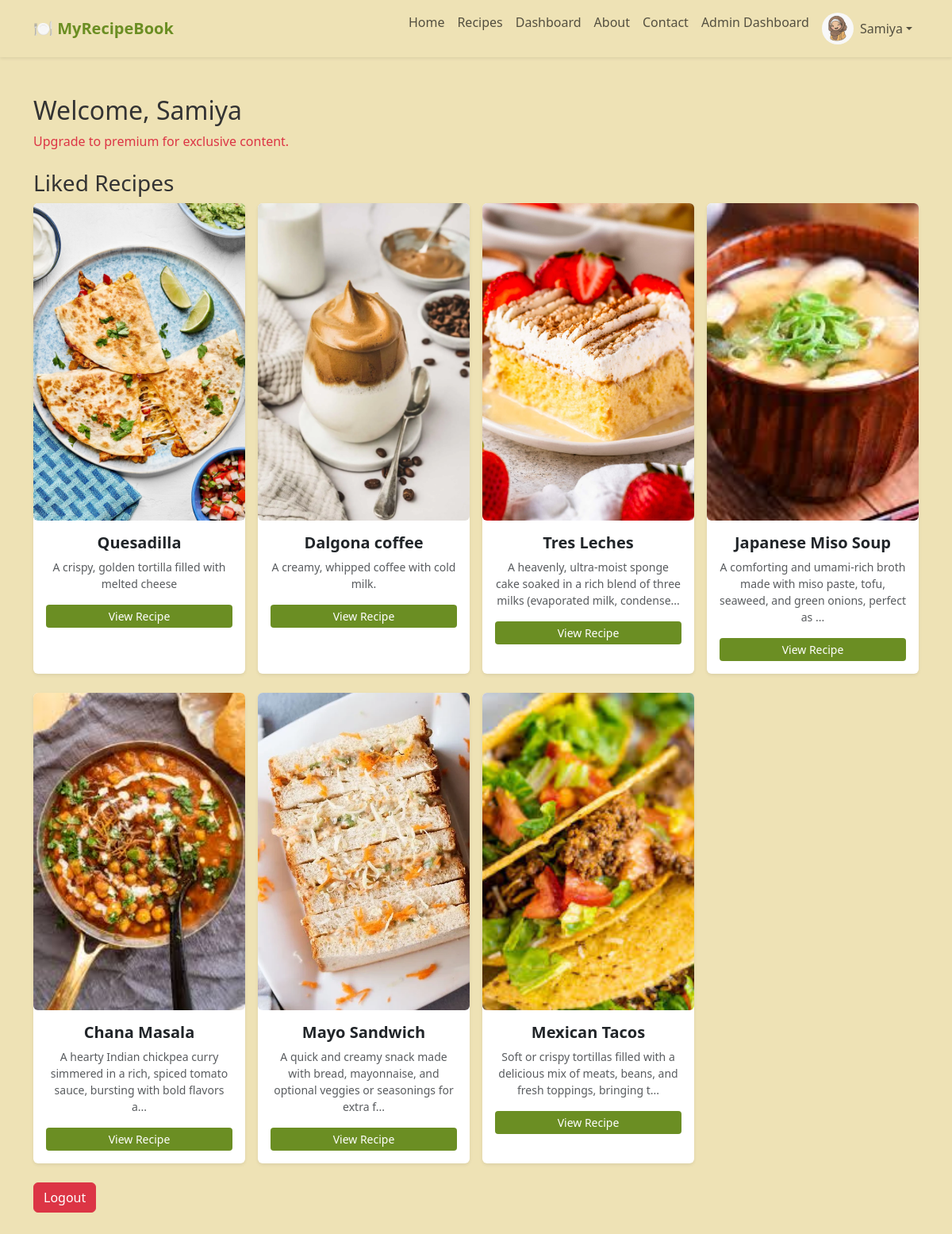
The page /dashboard (signed in) on the database its author committed.
### app/models.py (models this page shows, shortened)
class User(db.Model, UserMixin):
    id = db.Column(db.Integer, primary_key=True)
    username = db.Column(db.String(50), unique=True, nullable=False)
    name = db.Column(db.String(100))
    email = db.Column(db.String(100), unique=True, nullable=False)
    profile_photo = db.Column(db.String(255))  # Store image path
    password_hash = db.Column(db.String(255), nullable=False)
    is_premium = db.Column(db.Boolean, default=False)  # For premium users
    is_admin=db.Column(db.Boolean, default=False)
    liked_recipes = db.relationship('Recipe', secondary='like', backref='liked_by')

class Recipe(db.Model):
    id = db.Column(db.Integer, primary_key=True)
    title = db.Column(db.String(255), nullable=False)
    tags = db.Column(db.String(255))
    ingredients = db.Column(db.Text, nullable=False)
    instructions = db.Column(db.Text, nullable=True)
    description = db.Column(db.String(500), nullable=True)
    image_path = db.Column(db.String(255))  # Stores relative path
    video_path = db.Column(db.String(255))  # Stores relative path
    is_premium = db.Column(db.Boolean, default=False)  # New column
    likes = db.relationship('Like', backref='recipe', lazy=True)
    ratings = db.relationship('Rating', backref='recipe', lazy=True)
    comments = db.relationship('Comment', backref='recipe', lazy=True)

### app/routes.py (the view)
@bp.route("/dashboard")
@login_required
def user_dashboard():
    liked_recipes = current_user.liked_recipes  # Get all liked recipes for the user
    return render_template('user_dashboard.html', liked_recipes=liked_recipes)

### app/__init__.py (called while the page is built)
def create_app():
    app = Flask(__name__)
    app.config.from_object(Config)
    db.init_app(app)
    migrate.init_app(app, db)
    login_manager.init_app(app)
    ensure_upload_folders(app)
    @login_manager.user_loader
    def load_user(user_id):
        return User.query.get(int(user_id)) or Admin.query.get(int(user_id))
    from app.routes import bp
    app.register_blueprint(bp)
    login_manager.login_view = 'routes.admin_login'  # Redirect if user is not logged in
    login_manager.login_message_category = "danger"
    return app

### app/templates/user_dashboard.html
{% extends "base.html" %}
{% block content %}
<h2>Welcome, {{ current_user.name }}</h2>
{% if current_user.is_premium %}
    <p class="text-success">You are a Premium User! Enjoy exclusive recipes.</p>
{% else %}
    <p class="text-danger">Upgrade to premium for exclusive content.</p>
{% endif %}
<h3 class="mt-4">Liked Recipes</h3>
<div class="row gx-3 gy-4">
    {% for recipe in liked_recipes %}
        <div class="col-lg-3 col-md-4 col-sm-6 col-12">
            <div class="card shadow-sm border-0 h-100">
                {% if recipe.image_path %}
                    <img src="{{ url_for('static', filename=recipe.image_path) }}"
                         class="card-img-top rounded" alt="{{ recipe.title }}">
                {% else %}
                    <img src="{{ url_for('static', filename='images/placeholder.jpg') }}"
                         class="card-img-top rounded" alt="No Image Available">
                {% endif %}
                <div class="card-body text-center">
                    <h5 class="card-title fw-bold">{{ recipe.title }}</h5>
                    <p class="text-muted small">
                        {{ (recipe.description or '')[:100] }}{% if (recipe.description or '')|length > 100 %}...{% endif %}
                    </p>
                    <a href="{{ url_for('routes.view_recipe', recipe_id=recipe.id) }}" class="btn btn-primary btn-sm">
                        View Recipe
                    </a>
                </div>
            </div>
        </div>
    {% endfor %}
</div>
<div class="mt-4">
    <a href="{{ url_for('routes.user_logout') }}" class="btn btn-danger">Logout</a>
</div>
{% endblock %}

### app/templates/base.html (shortened to what this page needs)
<!DOCTYPE html>
<html lang="en">
<head>
    <link href="https://cdn.jsdelivr.net/npm/bootstrap@5.3.0/dist/css/bootstrap.min.css" rel="stylesheet">
    <link rel="stylesheet" href="{{ url_for('static', filename='styles.css') }}">
    <link rel="stylesheet" href="https://cdnjs.cloudflare.com/ajax/libs/font-awesome/6.0.0/css/all.min.css">
</head>
<body>
<nav class="navbar navbar-expand-lg navbar-light shadow-sm">
    <div class="container">
        <a class="navbar-brand fw-bold" href="{{ url_for('routes.index') }}">🍽️ MyRecipeBook</a>
        <div class="collapse navbar-collapse" id="navbarNav">
            <ul class="navbar-nav ms-auto">
                <li class="nav-item"><a class="nav-link" href="{{ url_for('routes.index') }}">Home</a></li>
                <li class="nav-item"><a class="nav-link" href="{{ url_for('routes.recipes') }}">Recipes</a></li>
                {% if current_user.is_authenticated %}
                    <li class="nav-item"><a class="nav-link" href="{{ url_for('routes.user_dashboard') }}">Dashboard</a></li>
                {% endif %}
                <li class="nav-item"><a class="nav-link" href="{{ url_for('routes.about') }}">About</a></li>
                <li class="nav-item"><a class="nav-link" href="{{ url_for('routes.contact') }}">Contact</a></li>
                {% if current_user.is_authenticated %}
                    {% if current_user.is_authenticated and current_user.is_admin %}
                    <li class="nav-item">
                        <a class="nav-link" href="{{ url_for('routes.admin_dashboard') }}">
                            Admin Dashboard
                         </a>
                    </li>
                {% endif %}
                    <li class="nav-item dropdown">
                        <a class="nav-link dropdown-toggle d-flex align-items-center" href="#" id="userDropdown" role="button" data-bs-toggle="dropdown">
                            <img src="{{ url_for('static', filename=current_user.profile_photo)}}" class="profile-photo me-2">
                            {{ current_user.name }}
                        </a>
                    </li>
                {% else %}
                    <li class="nav-item"><a class="nav-link link-accent" href="{{ url_for('routes.user_login') }}">Login</a></li>
                    <li class="nav-item"><a class="nav-link link-accent" href="{{ url_for('routes.user_signup') }}">Sign Up</a></li>
                {% endif %}
            </ul>
        </div>
    </div>
</nav>
    <div class="container my-5">
        {% block content %}{% endblock %}
    </div>
</body>
</html>

### app/static/styles.css (style rules this page uses)
:root { --bg-light: #EEE2B5; --bg-card: #F8F6F2; --text-dark: #333333; --accent-green: #6B8E23; --hover-green: #4A5D23; --border-light: #EAEAEA; }
body { background-color: var(--bg-light); color: var(--text-dark); font-family: 'Segoe UI', Tahoma, Geneva, Verdana, sans-serif; }
.navbar { background-color: var(--bg-light); box-shadow: 0 4px 12px rgba(0, 0, 0, 0.05); }
.navbar-brand { color: var(--accent-green); }
.btn-primary { background-color: var(--accent-green); border: none; transition: background-color 0.3s ease; }
.card-img-top { width: 100%; height: 400px; object-fit: cover; border-top-left-radius: 12px; border-top-right-radius: 12px; }
.card-body { display: flex; flex-direction: column; flex: 1; }
.profile-photo { width: 40px; height: 40px; border-radius: 50%; object-fit: cover; }

### rows shown on the page
User: profile_photo (picture), name "Samiya"
Recipe: image_path (picture), title "Quesadilla", description "A crispy, golden tortilla filled with melted cheese"
Recipe: image_path (picture), title "Dalgona coffee", description "A creamy, whipped coffee with cold milk."
Recipe: image_path (picture), title "Tres Leches", description "A heavenly, ultra-moist sponge cake soaked in a rich blend of three milks (evaporated milk, condense"
Recipe: image_path (picture), title "Japanese Miso Soup", description "A comforting and umami-rich broth made with miso paste, tofu, seaweed, and green onions, perfect as"
Recipe: image_path (picture), title "Chana Masala", description "A hearty Indian chickpea curry simmered in a rich, spiced tomato sauce, bursting with bold flavors a"
Recipe: image_path (picture), title "Mayo Sandwich", description "A quick and creamy snack made with bread, mayonnaise, and optional veggies or seasonings for extra f"
Recipe: image_path (picture), title "Mexican Tacos", description "Soft or crispy tortillas filled with a delicious mix of meats, beans, and fresh toppings, bringing t"
